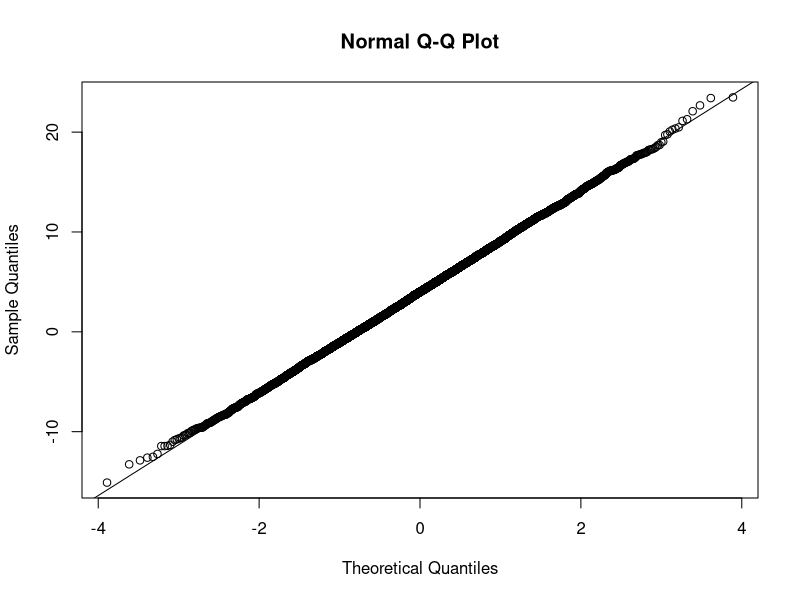
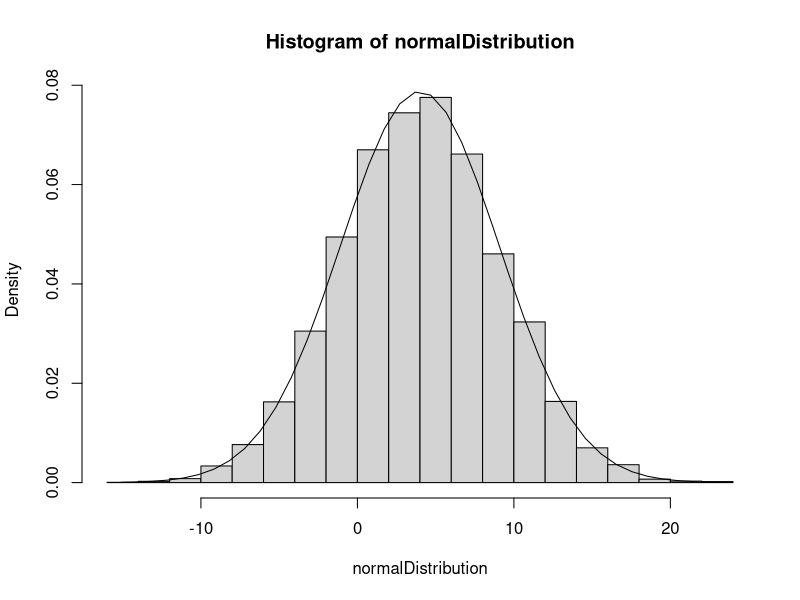
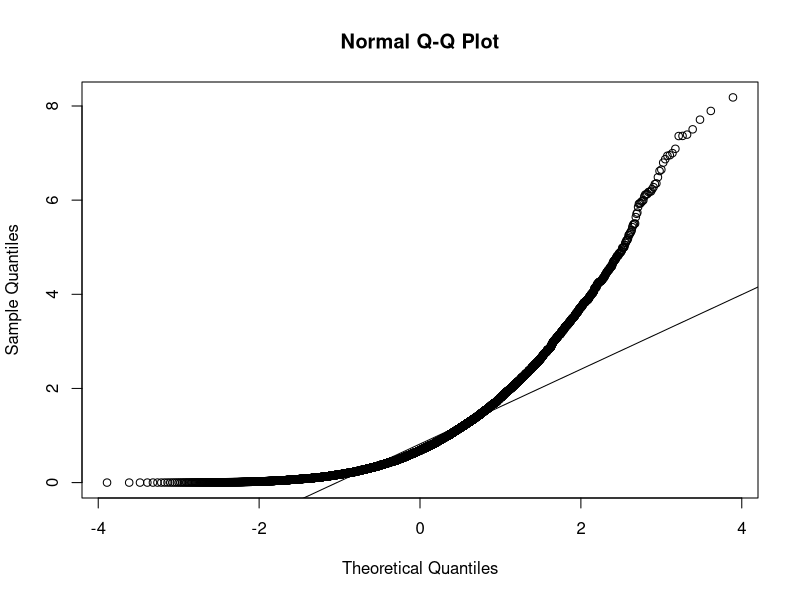
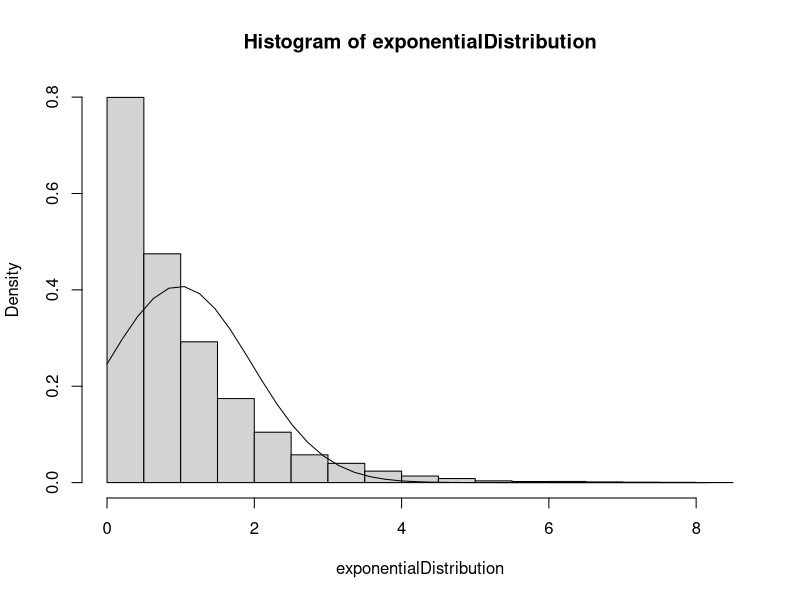
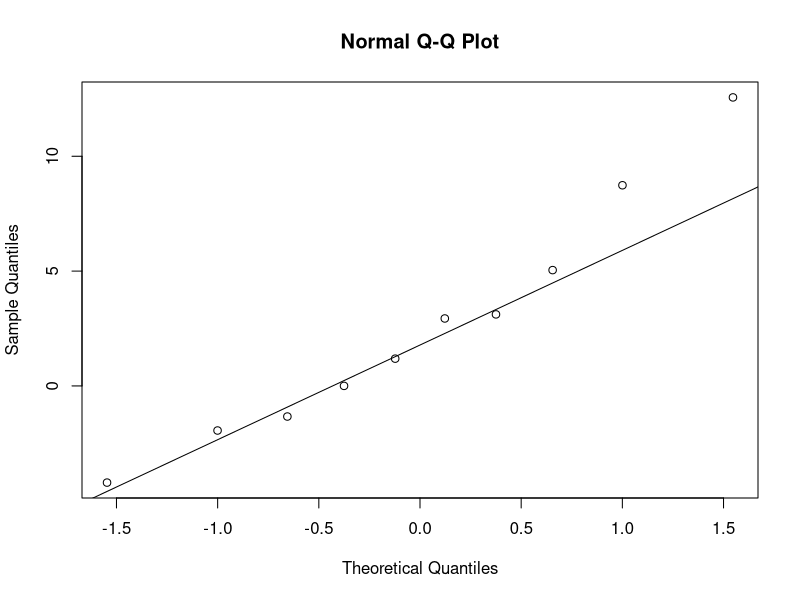
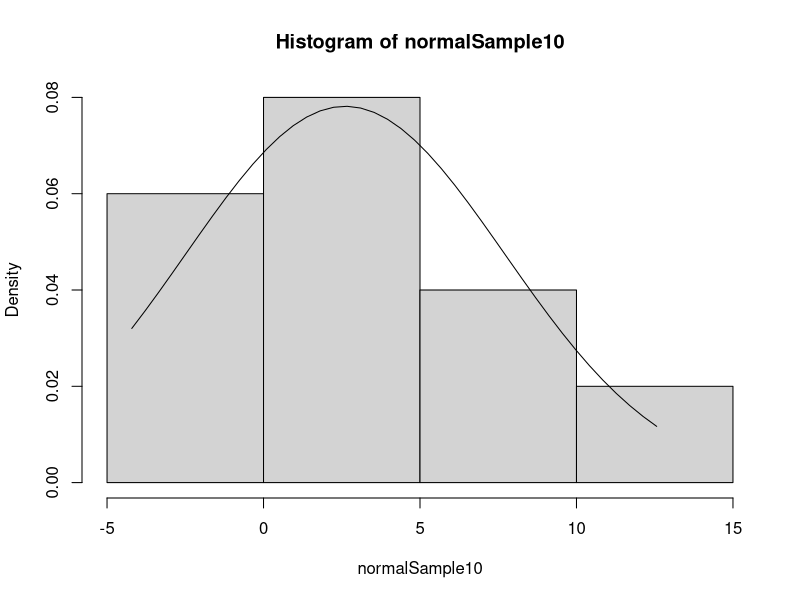
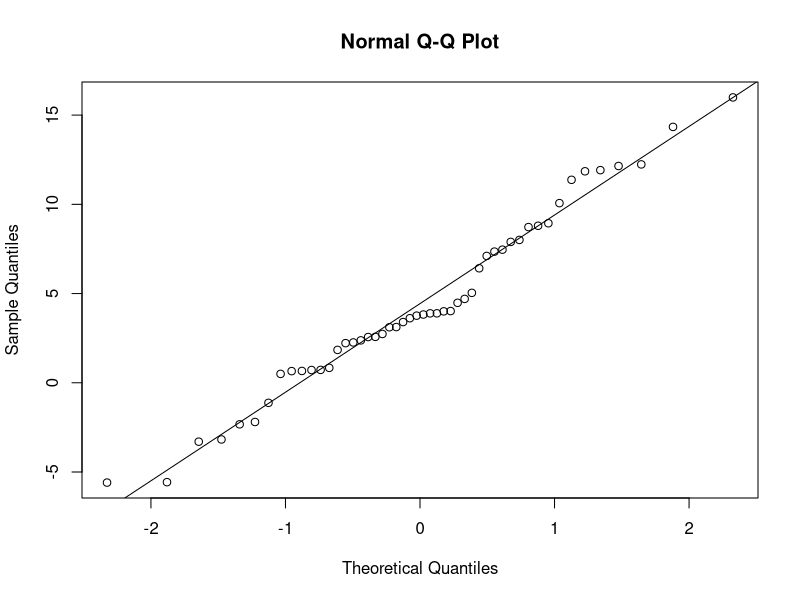
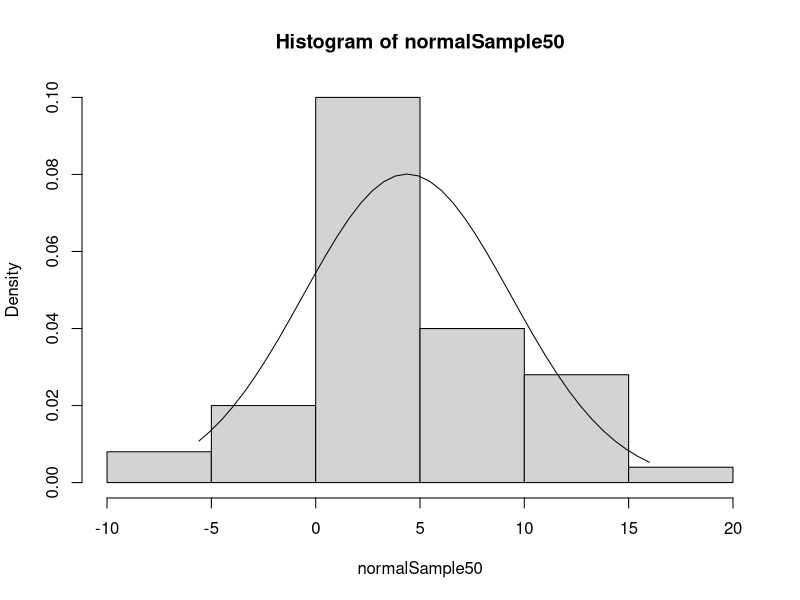

Generate these figures, in order, with R:

#Q1.Simulate a population of 10,000 with a variable from a Normal(4,5) distribution and a population 
#of 10,000 with a variable from an Exponential(1) distribution using the command rexp(10000,1) 

#Creating a vector 'normalDistribution' of length 10000, drawn from a normal distribution with mean 4, sd 5.
normalDistribution <- rnorm(10000,4,5)

#Creating a vector 'exponentialDistribution' of length 10000, drawn from a exponential distribution with lambda 1.
exponentialDistribution <- rexp(10000,1)

#Q2.Draw graphs to assess normality of each population as well as samples of size 10, 50 and 500 from each population.

#Making a qqplot and a histogram with normal density curve for 'normalDistribution'.
qqnorm(normalDistribution)
qqline(normalDistribution)
hist(normalDistribution, freq = FALSE)
xfit <- seq(min(normalDistribution), max(normalDistribution), length = 40) 
yfit <- dnorm(xfit, mean = mean(normalDistribution), sd = sd(normalDistribution))
lines(xfit, yfit)

#Making a qqplot and a histogram with normal density curve for 'exponentialDistribution'.
qqnorm(exponentialDistribution)
qqline(exponentialDistribution)
hist(exponentialDistribution, freq = FALSE)
xfit <- seq(min(exponentialDistribution), max(exponentialDistribution), length = 40) 
yfit <- dnorm(xfit, mean = mean(exponentialDistribution), sd = sd(exponentialDistribution))
lines(xfit, yfit)

#Taking a random sample of size 10 from 'normalDistribution'
normalSample10 <- sample(normalDistribution,10)
#Making a qqplot and a histogram with normal density curve for 'normalSample10'.
qqnorm(normalSample10)
qqline(normalSample10)
hist(normalSample10, freq = FALSE)
xfit <- seq(min(normalSample10), max(normalSample10), length = 40) 
yfit <- dnorm(xfit, mean = mean(normalSample10), sd = sd(normalSample10))
lines(xfit, yfit)

#Taking a random sample of size 50 from 'normalDistribution'
normalSample50 <- sample(normalDistribution,50)
#Making a qqplot and a histogram with normal density curve for 'normalSample50'.
qqnorm(normalSample50)
qqline(normalSample50)
hist(normalSample50, freq = FALSE)
xfit <- seq(min(normalSample50), max(normalSample50), length = 40) 
yfit <- dnorm(xfit, mean = mean(normalSample50), sd = sd(normalSample50))
lines(xfit, yfit)

#Taking a random sample of size 500 from 'normalDistribution'
normalSample500 <- sample(normalDistribution,500)
#Making a qqplot and a histogram with normal density curve for 'normalSample500'.
qqnorm(normalSample500)
qqline(normalSample500)
hist(normalSample500, freq = FALSE)
xfit <- seq(min(normalSample500), max(normalSample500), length = 40) 
yfit <- dnorm(xfit, mean = mean(normalSample500), sd = sd(normalSample500))
lines(xfit, yfit)

#Taking a random sample of size 10 from 'exponentialDistribution'
exponentialSample10 <- sample(exponentialDistribution,10)
#Making a qqplot and a histogram with normal density curve for 'exponentialSample10'.
qqnorm(exponentialSample10)
qqline(exponentialSample10)
hist(exponentialSample10, freq = FALSE)
xfit <- seq(min(exponentialSample10), max(exponentialSample10), length = 40) 
yfit <- dnorm(xfit, mean = mean(exponentialSample10), sd = sd(exponentialSample10))
lines(xfit, yfit)

#Taking a random sample of size 50 from 'exponentialDistribution'
exponentialSample50 <- sample(exponentialDistribution,50)
#Making a qqplot and a histogram with normal density curve for 'exponentialSample50'.
qqnorm(exponentialSample50)
qqline(exponentialSample50)
hist(exponentialSample50, freq = FALSE)
xfit <- seq(min(exponentialSample50), max(exponentialSample50), length = 40) 
yfit <- dnorm(xfit, mean = mean(exponentialSample50), sd = sd(exponentialSample50))
lines(xfit, yfit)


#Taking a random sample of size 500 from 'exponentialDistribution'
exponentialSample500 <- sample(exponentialDistribution,500)
#Making a qqplot and a histogram with normal density curve for 'exponentialSample500'.
qqnorm(exponentialSample500)
qqline(exponentialSample500)
hist(exponentialSample500, freq = FALSE)
xfit <- seq(min(exponentialSample500), max(exponentialSample500), length = 40) 
yfit <- dnorm(xfit, mean = mean(exponentialSample500), sd = sd(exponentialSample500))
lines(xfit, yfit)

#Q3.Calculate confidence intervals for the mean of the sample of size 50 from each distribution, using
# a) the Z-score and the known population SD, and 
# b) the t-distribution and the sample SD.

#Recording the size, mean and sd of 'normalDistribution'
N_norm <- length(normalDistribution)
mean_norm <- mean(normalDistribution)
sd_norm <- sd(normalDistribution)

#Recording the size, mean and sd of 'normalSample50'
n_N50 <- length(normalSample50)
mean_N50 <- mean(normalSample50)
sd_N50 <- sd(normalSample50)

#Calculating the standard error of mean_N50 (i.e mean of normalSample50) using known and estimated 
#sd (known sd = sd_norm, unknown sd = sd sd_N50)
se_kn_N <- sd_norm/sqrt(n_N50)
se_unkn_N <- sd_N50/sqrt(n_N50)

#Calculating Z-score for 95% CI
Z_score_N <- qnorm(0.975)

#Calculate critical t-value for 95% CI and x1
t_score_N <- qt(0.975, n_N50-1)

#Calculate 95% CIs for normalSample50 using known and unknown population sd, and t and z distributions
left_Z95_kn_N <- mean_N50-Z_score_N*se_kn_N
right_z95_kn_N <- mean_N50+Z_score_N*se_kn_N

left_t95_unkn_N <- mean_N50-t_score_N*se_unkn_N
right_t95_unkn_N <- mean_N50+t_score_N*se_unkn_N

#Showing results
paste("var: normalDistribution ", "mean:", mean_norm, "sd:", sd_norm)
paste("var: normalSample50", "mean:", mean_N50, "sd:", sd_N50, "se w/known pop sd:", se_kn_N, "se w/unknown pop sd:", se_unkn_N)
paste("95% CIs for estimate of population mean")
paste("Z-distribution w/known pop sd:", left_Z95_kn_N, right_z95_kn_N)
paste("t-distribution w/unknown pop sd:", left_t95_unkn_N, right_t95_unkn_N)

#Recording the size, mean and sd of 'exponentialDistribution'
N_expo <- length(exponentialDistribution)
mean_expo <- mean(exponentialDistribution)
sd_expo <- sd(exponentialDistribution)

#Recording the size, mean and sd of 'exponentialSample50'
n_E50 <- length(exponentialSample50)
mean_E50 <- mean(exponentialSample50)
sd_E50 <- sd(exponentialSample50)

#Calculating the standard error of 'n_E50' using known and estimated sd_expo(ie the mean of the
#'exponentialSample50') using known and estimated sd(known sd = sd_expo, unknown sd = sd_E50)
se_kn_E <- sd_expo/sqrt(n_E50)
se_unkn_E <- sd_E50/sqrt(n_E50)

#Calculate Z-score for 95% CI
Z_score_E <- qnorm(0.975)

#Calculate critical t-value for 95% CI and 'exponentialSample50'
t_score_E <- qt(0.975, n_E50-1)

#Calculate 95% CIs for 'exponentialSample50' using known and unknown population sd, and t and z distributions
left_Z95_kn_E <- mean_E50-Z_score_E*se_kn_E
right_z95_kn_E <- mean_E50+Z_score_E*se_kn_E

left_t95_unkn_E <- mean_E50-t_score_E*se_unkn_E
right_t95_unkn_E <- mean_E50+t_score_E*se_unkn_E

#Showing results
paste("var: exponentialDistribution", "mean:", mean_expo, "sd:", sd_expo)
paste("var: exponentialSample50", "mean:", mean_E50, "sd:", sd_E50, "se w/known pop sd:", se_kn_E, "se w/unknown pop sd:", se_unkn_E)
paste("95% CIs for estimate of population mean")
paste("Z-distribution w/known pop sd:", left_Z95_kn_E, right_z95_kn_E)
paste("t-distribution w/unknown pop sd:", left_t95_unkn_E, right_t95_unkn_E)





